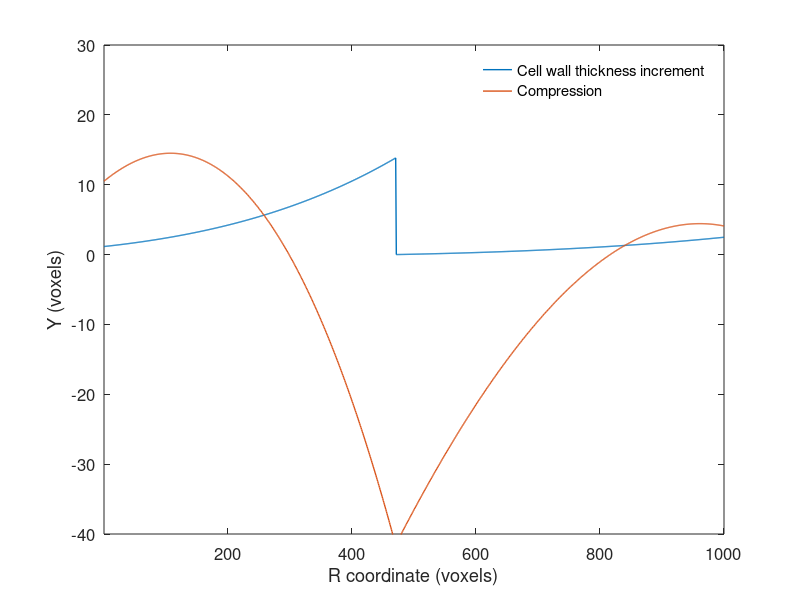

This chart was generated by the following MATLAB code: (Note: this script raises an error after producing the figure.)
clear, close all, clc,warning('off','all');
%% set parameters
% Volume structure size;
sizeIm    = [1000,1000,750];

% The volume structrue is slightly enlarged for image interpolation
extraSZ   = [200,400,150];
sizeImEnlarge = sizeIm+extraSZ; % The simulated structure is a bit larger than the expected one.
% The extra region will be removed afterwards.
SaveFolder = 'SaveSpruce/'; % Folder to save the data
mkdir(SaveFolder);


cellR              = 37.75; % The grid distance for the nodes we generated. In Unit of voxels.
% It is roughly the radius of the fibers.
xVector            = 5:cellR:sizeImEnlarge(1)-5; % the grid node points
yVector            = 5:cellR:sizeImEnlarge(2)-5; % the grid node points
[xGrid, yGrid]     = ndgrid(xVector,yVector);
cellLength         = 4877; % Average fiber length
cellLengthVariance = 1219; % Standard deviation of fiber length
vesselLength         = 4877; % Standard deviation of vessel length
vesselLengthVariance = 1219; % Standard deviation of vessel length
sliceInterestSpace   = 100; % We generate one slice every 100 slice.
% Along L direction, the intensity is interpolated from these slices
PeriodParameter      = 1000; % This parameter is related to the period of the year ring size
% ray cell basic length
rayCellLength      = 149.4; % ray cell length along radial direction
% ray cell disturbance
rayCell_variance   = 38.5; % ray cell length deviation along radial direction
% cell end thickness;
cellEndThick       = 4; % End of cell wall thickness along L direction
cellThick          = 4; % Cell wall thickness
% vessel wall thickness is thicker than general cell wall
vesselThicker      = 0; % Assume vessel is thicker than ray cells. It could be any value
rayHeight          = 50.2; % the width of the ray cell
% four neighbor grids. Do not change here
neighborLocal      = [-1, 0, 1, 0;
    0, -1, 0, 1];
% the grid node number
rayCellNum         = 8.44; % ray cell count in a group
rayCellNumStd      = 4.39; % ray cell count in a group
saveVolumeAs3D        = 1; % 1 or 0. If the volume size is too large. This operation may out of memory.
numGridNodes       = length(xGrid(:));

% For data transfer
Params.sizeIm         = sizeIm;
Params.cellR          = cellR;
Params.xGrid          = xGrid;
Params.yGrid          = yGrid;
% Params.cellLengthDist = cellLengthDist;
Params.cellLength     = cellLength;
Params.rayCellLength  = rayCellLength;
Params.rayCell_variance  = rayCell_variance;
Params.cellEndThick   = cellEndThick;
Params.neighborLocal  = neighborLocal;
Params.rayHeight       = rayHeight;
Params.sizeImEnlarge  = sizeImEnlarge;
Params.cellThick      = cellThick;
Params.gridSize       = [length(xVector),length(yVector)];



%% Generate the distortion map for early wood and late wood
thickerAll    = [];
compress_all  = [];
Temp = 0;
for i = 1:20
    % Cell wall thickness distribution is different in early wood and late
    % wood
    featureSize1 = round(PeriodParameter+PeriodParameter*rand(1)); % The size of a year ring is roughly controled by this
    thickAmptitude = (12+6*rand(1)); % Control the amptitude of the cell wall thickness.
    thicker1 = thickAmptitude/featureSize1^4*(round(0.4*featureSize1):featureSize1)'.^4; % They are added to the original one
    thicker1 = thicker1-thicker1(1);
    thickerAll = [thickerAll;thicker1];
    
    % The fiber size is different in early wood and late wood. Their size
    % can be controled by applying a compression to the whole field. The
    % compression is designed
    k         = 0.6/3*featureSize1; % Change this value to control the extent of compression
    compress  = -k/featureSize1^3*(round(0.4*featureSize1):featureSize1)'.^3; % Control the extent of fiber compression in different regions
    compress  = compress + Temp - compress(1);
    compress_all = [compress_all;compress];
    Temp      = compress_all(end);
end

indStart = 2*PeriodParameter; % This value is not important. It should be roungly this value
thickerAll_validSub   = thickerAll(indStart+1:indStart+sizeImEnlarge(1));
compress_all_validSub = compress_all(indStart+1:indStart+sizeImEnlarge(1));
compress_all_validSub = compress_all_validSub - compress_all_validSub(1)...
    -(compress_all_validSub(end) - compress_all_validSub(1))*(1:sizeImEnlarge(1))'/sizeImEnlarge(1);

figure(1),
plot(thickerAll_validSub(extraSZ(1)/2+1:sizeIm(1)+extraSZ(1)/2),'linewidth',1);
hold on,
plot(compress_all_validSub(extraSZ(1)/2+1:sizeIm(1)+extraSZ(1)/2),'linewidth',1);
axis tight,
set(gcf,'color','w');
legend('Cell wall thickness increment','Compression','location','northeast');
legend('boxoff');
xlabel('R coordinate (voxels)');
ylabel('Y (voxels)');
ylim([-40,30])
set(gca,'fontsize',12),
saveas(gcf,[SaveFolder,'ThickDistribution'],'epsc');




% Specify the location of grid nodes and the thickness (with disturbance)
% for some typical slice
t  = 0;
sliceInterest = [1:sliceInterestSpace:sizeImEnlarge(3),sizeImEnlarge(3)];
for iSlice = sliceInterest
    t         = t+1;
    % Random location for the nodes. 3 and 1.5 are used to control the randomness of the nodes
    xGrid_interp(:,t)     = xGrid(:)+rand(numGridNodes,1)*3-1.5;
    yGrid_interp(:,t)     = yGrid(:)+rand(numGridNodes,1)*3-1.5;
    
    thicker_inerp           = thickerAll_validSub(round(xGrid_interp(:,t)));
    Thickness_interp_ray(:,t) = (cellThick-0.5)*ones(numGridNodes,1)+rand(numGridNodes,1)*1;
    
    Thickness_interp_fiber(:,t) = Thickness_interp_ray(:,t)+thicker_inerp;
end

% Interp the grid nodes location and thickness for all slices
parfor i = 1:length(xGrid(:))
    xGrid_all(i,:)     = spline(sliceInterest,xGrid_interp(i,:),1:sizeImEnlarge(3));
    yGrid_all(i,:)     = spline(sliceInterest,yGrid_interp(i,:),1:sizeImEnlarge(3));
    Thickness_all_fiber(i,:) = spline(sliceInterest,Thickness_interp_fiber(i,:),1:sizeImEnlarge(3));
    Thickness_all_ray(i,:) = spline(sliceInterest,Thickness_interp_ray(i,:),1:sizeImEnlarge(3));
end
Params.xGrid_all     = xGrid_all;
Params.yGrid_all     = yGrid_all;
Params.Thickness_all = Thickness_all_fiber;
Params.Thickness_all_ray = Thickness_all_ray;

if 0
    h0 = figure;
    plot(xGrid_all(1,:),1:length(xGrid_all(1,:)),'k.');
    hold on,
    plot(xGrid_all(2,:),1:length(xGrid_all(2,:)),'k.');
    set(gcf,'color','w'),axis tight,xlabel('X (voxel)'),ylabel('Z (voxel)')
    saveas(gcf,[SaveFolder,'grid_distri_Z'],'epsc');
end

if 0
    h = figure;
    plot(xGrid_all(1,:),1:length(Thickness_all_fiber(1,:)),'k-');
    set(gcf,'color','w'),axis tight,xlabel('X (voxel)'),ylabel('Z (voxel)')
    saveas(gcf,[SaveFolder,'thick_distri_Z'],'epsc');
end

if 0
    h1 = figure;
    plot(xGrid_interp(:,[1]),yGrid_interp(:,[1]),'r.');
    set(gcf,'color','w'),axis equal,axis tight,xlabel('X (voxel)'),ylabel('Y (voxel)')
    saveas(gcf,[SaveFolder,'grid'],'epsc');
end

% location of ray cells along T direction.
raycell_linspace = 9:10:length(xVector)-8;
raycellXindAll = raycell_linspace+rand(1,length(raycell_linspace))*10-5;
raycellXindAll = floor(raycellXindAll./2)*2+1;

% Specify the location of the vessels. The vessels should only be given at
% some positions. Addtionally, it shouold be within the grid.
x_rand_1 = round(((rand(60,1)*(length(xVector)-16))+8)/2)*2-1;
y_rand_1 = round(((rand(60,1)*(length(yVector)-14))+7)/4)*4;
y_rand_2 = round(((rand(50,1)*(length(yVector)-14))+7)/2)*2;
x_rand_2 = round(((rand(50,1)*(length(xVector)-16))+8)/2)*2;

x_rand_all = [x_rand_1;x_rand_2];
y_rand_all = [y_rand_1;y_rand_2];
Vessel_all = [x_rand_all,y_rand_all];

% Create a large volume image with all voxels being 0 (black)
volImgRef = 255*ones(sizeImEnlarge,'uint8');



t = 0;
s = 0;
raycellWidth = [];
% raycellXindAll means the ray cell group index along y dirction
for i = 1:length(raycellXindAll)
    
    % generate the raycell groups along z direciton
    m = sizeImEnlarge(3)/rayCellNum/rayHeight+5;
    raycellWidth_temple{i} = 0;
    
    % the space from the first stack of the rays to the top slice
    %% change made here
    rayCellSpace   = round(16*rand(ceil(m),1)+6);
    for j = 1 : m
        s = s+1;
        % have two column of ray cells
        raycellXind     = [raycellXindAll(i),raycellXindAll(i)+1];
        
        % for each column, it should have some ray cell stacks
        rayCellNumGroup      = round(rayCellNum+randn(1)*rayCellNumStd);
        if rayCellNumGroup <5
            rayCellNumGroup = 5;
        end
        if rayCellNumGroup >25
            rayCellNumGroup = 25;
        end
        
        %% for every positon along x direction, it may have several groups
        
        if j == 1
            raycellWidth_temple{i}  = raycellWidth_temple{i}(end)+...
                ([0:rayCellNumGroup]+rayCellSpace(j)+round(-30*rand(1)))*rayHeight;
        else
            raycellWidth_temple{i}  = raycellWidth_temple{i}(end)+...
                ([0:rayCellNumGroup]+rayCellSpace(j))*rayHeight;
        end
        
        %% Generate the ray cells in this group
        %% change made here
        if raycellWidth_temple{i}(1)<=sizeImEnlarge(3)-150 && raycellWidth_temple{i}(end)>=150
            t = t+1;
            raycellXindAll_update(t) = raycellXindAll(i);
            raycellWidth{t}  = round(raycellWidth_temple{i});
            keepRayCell(t) = i;
            raycellXind_all{t} = raycellXind;
        end
    end
end
% Generate small cells.
t = 0;
skipFiberColumn = [raycellXindAll,raycellXindAll+1];

for i = 2:2:length(xVector)-2
    for j = 2:2:length(yVector)-2
        if isempty(find(skipFiberColumn == j))
            t = t+1;
            
            % To control the length of the fibers
            fiberEndLocAll    = [];
            Initial = round(rand(1)*cellLength);
            fiberEndLocAll(1) = Initial;
            for s = 1:ceil(max((sizeImEnlarge(3)+4*cellLength)/cellLength+3))
                temp = min(3*cellLength,max(100,cellLength+randn(1)*cellLengthVariance));
                fiberEndLocAll(s+1) = round(fiberEndLocAll(s)+temp);
            end
            % This is a manully given value. To increase the randomness
            fiberEndLoc = fiberEndLocAll-4*cellLength+1;
            % The end of the vessel should be inside the volume.
            fiberEndLoc = fiberEndLoc(fiberEndLoc>=4 & fiberEndLoc<=sizeImEnlarge(3)-4);
            
            
            
            fiberEnd  = [];
            if ~isempty(fiberEndLoc)
                for iThick = 0:cellEndThick-1
                    fiberEnd = [fiberEnd;fiberEndLoc+iThick];
                end
            end
            
            i1 = i;
            % The arrangement of the cells should be stager. So every four
            % nodes, they should deviate along x direction.
            if mod(j,4) == 0
                i1 = i+1;
            end
            % Convert subscript to index of this cell
            ind  = length(xVector)*(j-1)+i1;
            % Skip some fibres
            skipCellThick = 0;
            for iSlice = 1:sizeImEnlarge(3)
                % used to store the four neighbored points for elipse fitting
                pointCoord = [];
                % small fibers
                % find the four neighbored nodes for elipse fitting
                for k = 1:4
                    indxNeighbor    = length(xVector)*(j-1+neighborLocal(2,k))+i1+neighborLocal(1,k);
                    pointCoord(k,:) = [xGrid_all(indxNeighbor,iSlice),yGrid_all(indxNeighbor,iSlice)];
                end
                % make the elipse more elipse
                if skipCellThick == 0
                    pointCoord(2,2)     = pointCoord(2,2)-1.5;
                    pointCoord(4,2)     = pointCoord(4,2)+1.5;
                end
                
                C_elipse                = fitElipse(pointCoord); % Estimate the coeffecients of the elipse
                % Then we can estimate the diameter along two direction for the fiber
                % The rectangle region covering the elipse.
                regionCellindx = ceil(ceil(C_elipse(3))+[-max(floor(C_elipse(1:2))):max(floor(C_elipse(1:2)))]);
                regionCellindy = ceil(ceil(C_elipse(4))+[-max(floor(C_elipse(1:2))):max(floor(C_elipse(1:2)))]);
                regionCellindx = max(1,min(regionCellindx)):min(max(regionCellindx),sizeImEnlarge(1));
                regionCellindy = max(1,min(regionCellindy)):min(max(regionCellindy),sizeImEnlarge(2));
                [regionCellx,regionCelly] = ndgrid(regionCellindx,regionCellindy);
                
                % External contour
                inElipse1      = (regionCellx-C_elipse(3)).^4./C_elipse(1)^4 + (regionCelly-C_elipse(4)).^4./C_elipse(2)^4;
                % Internal contour
                inElipse2      = (regionCellx-C_elipse(3)).^4./(C_elipse(1)-Thickness_all_fiber(ind,iSlice)-skipCellThick).^4 + ...
                    (regionCelly-C_elipse(4)).^4./(C_elipse(2)-Thickness_all_fiber(ind,iSlice)-skipCellThick).^4;
                %                 regionCell     = zeros(length(regionCellindx),length(regionCellindy));
                regionCell     = ones(length(regionCellindx),length(regionCellindy),'uint8');
                if isempty(find(iSlice==fiberEnd))
                    % if this slice is not the end of this cell
                    % inside the lumen, it should be black
                    regionCell(find((inElipse2<=1))) = 0;
                else
                    % if this slice is the end of this cell,
                    % all points should be white
                end
                volImgRef(regionCellindx,regionCellindy,iSlice) = volImgRef(regionCellindx,regionCellindy,iSlice).*regionCell;
            end
            
        end
    end
end
volImgRef(volImgRef>255) = 255;
if 0
    h2 = figure;
    imshow(volImgRef(:,:,1))
    set(gcf,'color','w'),axis equal,axis tight,xlabel('X (voxel)'),ylabel('Y (voxel)')
    saveas(h2,[SaveFolder,'surf1'],'epsc');
end


%% Generate ray cells
Folder_Init = [SaveFolder,'/volImgInit/'];
mkdir(Folder_Init);
parfor z = 1:size(volImgRef,3)
    imgZ = volImgRef(:,:,z);
    zStr = num2str(z);
    numStr = '00000';
    numStr(end-length(zStr)+1:end) = zStr;
    FileNameAll{z} = ['volImgRef_',numStr,'.bmp'];
    imgName = fullfile(Folder_Init,FileNameAll{z});
    imwrite(imgZ,imgName);
end
volImgRef_final = volImgRef;
clear volImgRef;

for t = 1:length(raycellWidth)
    volImgRef_final  = rayCellGenerateSpruce(volImgRef_final,raycellXind_all{t},raycellWidth{t},Params);
end

if 0
    h4 = figure;
    imshow(squeeze(volImgRef_final(240,:,:)))
    set(gcf,'color','w'),axis equal,axis tight,
    saveas(h4,[SaveFolder,'slice1_raycell'],'epsc');
end


%% Add complicated deformation to the volume image
[x,y]  = ndgrid(1:sizeImEnlarge(1),1:sizeImEnlarge(2));
u      = zeros(sizeImEnlarge(1:2));
v      = zeros(sizeImEnlarge(1:2));
u1     = zeros(sizeImEnlarge(1:2));
v1     = zeros(sizeImEnlarge(1:2));
t      = 0;
for i = 2:2:length(xVector)-1
    for j = 2:2:length(yVector)-1
        t = t+1;
        i1 = i;
        pointCoord = [];
        
        if mod(j,4) == 0
            i1 = i+1;
        end
        ind  = length(xVector)*(j-1)+i1;
        
        % Small cells
        islarge    = 0;
        indxPt     = length(xVector)*(j-1)+i1;
        pointCoord = [xGrid_all(indxPt,1),yGrid_all(indxPt,1)];
        
        %----------the value here are super important-------------%
        k          = [0.1,0.08,1.5+rand(1),3+3*rand(1)];
        
        u_temp     = localDistort(x,y,pointCoord(1),pointCoord(2),k);
        
        %----------the value here are super important-------------%
        k          = [0.1,0.08,1.5+rand(1),2*(1+rand(1))];
        
        v_temp     = localDistort(y,x,pointCoord(1),pointCoord(2),k);
        
        u          = u + sign(randn(1))*u_temp;
        v          = v + v_temp;
        
        if rand(1)<1/100
            % Deform for a large regions
            islarge    = 1;
            indxPt     = length(xVector)*(j-1)+i1;
            pointCoord = [xGrid_all(indxPt,1),yGrid_all(indxPt,1)];
            
            %----------the value here are super important-------------%
            k          = [0.015,0.01,3*(1+0.5*rand(1)),1.5*(1+1*rand(1))];
            u_temp     = localDistort(x,y,pointCoord(1),pointCoord(2),k);
            u1          = u1 + sign(randn(1))*u_temp;
            
            %----------the value here are super important-------------%
            k          = [0.02,0.015,4+2*rand(1),2*(1+1*rand(1))];
            v_temp     = localDistort(y,x,pointCoord(1),pointCoord(2),k);
            v1          = v1 + sign(randn(1))*v_temp;
        end
    end
end


if 1
    h5 = figure;
    surf(u(end:-1:1,:)),colorbar,view([0,90])
    set(gcf,'color','w'),shading interp, axis equal,axis tight,xlabel('Y (voxel)'),ylabel('X (voxel)')
    saveas(h5,[SaveFolder,'def_local'],'epsc');
end
% image interpolation

Folder_ImgSeries = [SaveFolder,'/volImgBackBone/'];
mkdir(Folder_ImgSeries);
parfor z = 1:size(volImgRef_final,3)
    imgZ = volImgRef_final(:,:,z);
    imgName = fullfile(Folder_ImgSeries,FileNameAll{z});
    imwrite(imgZ,imgName);
end
clear volImgRef_final;
clear volImgRef_final;

Folder_ImgSeries_LocalDist = [SaveFolder,'/LocalDistVolume/'];
mkdir(Folder_ImgSeries_LocalDist)

%% Impose local distortion by image interpolation
parfor z = 1:sizeImEnlarge(3)
    
    imgName = fullfile(Folder_ImgSeries,FileNameAll{z});
    ImCover = double(imread(imgName));
    
    [x_grid,y_grid]      = ndgrid(1:sizeImEnlarge(1),1:sizeImEnlarge(2));
    v_all_raycell = rayCell_shrinking_spruce(...
        Params,yVector,sizeImEnlarge,raycellWidth,raycellXindAll,rayHeight,cellR-1,z);
    
    u_compress_Mat = repmat(compress_all_validSub,1,sizeImEnlarge(2));
    x_interp = x_grid+u+u_compress_Mat;
    y_interp = y_grid+v+v_all_raycell;
    
    Vq       = griddata(x_interp(:),y_interp(:),ImCover(:),x_grid(:),y_grid(:),'linear');
    imInterp = reshape(Vq,sizeImEnlarge(1:2));
    
    imInterp(isnan(imInterp)) = 0;
    imInterp(imInterp<0)      = 0;
    imInterp(imInterp>0)    = 255;
    ImgTemp           = uint8(imInterp);
    
    imgName = fullfile(Folder_ImgSeries_LocalDist,FileNameAll{z});
    imwrite(ImgTemp,imgName);
end
% toc

%% image interpolation
Folder_ImgSeries_GlobalDist = [SaveFolder,'/GlobalDistVolume/'];
mkdir(Folder_ImgSeries_GlobalDist)

for t = 1:length(sliceInterest)-1
    if t == length(sliceInterest)-1
        indxZ    = sliceInterest(t):sliceInterest(t+1);
    else
        indxZ    = sliceInterest(t):sliceInterest(t+1)-1;
    end
    volImgLocalDistSub = [];
    for z = indxZ
        imgName = fullfile(Folder_ImgSeries_LocalDist,FileNameAll{z});
        imgZ = single(imread(imgName));
        volImgLocalDistSub = cat(3,volImgLocalDistSub,imgZ);
    end
    
    [x_grid,y_grid,z_grid] = ndgrid(1:single(sizeImEnlarge(1)),1:single(sizeImEnlarge(2)),single(indxZ));
    v_allz   = (x_grid-sizeImEnlarge(1)*2/5).^3/1e7/2+(y_grid-sizeImEnlarge(2)/2).*(z_grid-sizeImEnlarge(3)/2)/(10^4)/5;
    u_allz   = (y_grid-sizeImEnlarge(1)/3).^2/1e4/3+(x_grid-sizeImEnlarge(2)/3).*(z_grid-sizeImEnlarge(3)/3)/(10^4)/4;
    % w_allz   = (z_grid-sizeImEnlarge(3)/2).*(x_grid-sizeImEnlarge(1)/2)/1e4+5*sin(pi*x_grid/(sizeImEnlarge(1)/2)+z_grid/(sizeImEnlarge(3)/2));
    
    x_interp = x_grid-u_allz-repmat(u1,1,1,size(u_allz,3));
    y_interp = y_grid-v_allz;
    z_interp = z_grid;
    
    if t == 1
        if 1
            h6 = figure;
            surf(v_allz(end:-1:1,:,1)),hc = colorbar; view([0,90]);
            set(gcf,'color','w'),shading interp, axis equal,axis tight,xlabel('Y (voxel)'),ylabel('X (voxel)')
            saveas(h6,[SaveFolder,'def_global'],'epsc');
        end
    end
    
    % interpolation
    Vq       = uint8(interpn(x_grid,y_grid,z_grid,volImgLocalDistSub,...
        x_interp(:),y_interp(:),z_interp(:),'linear'));
    VolImg_Temp   = reshape(Vq,[sizeImEnlarge(1),sizeImEnlarge(2),length(indxZ)]);
    k = 0;
    for z = indxZ
        k = k+1;
        imgZ = VolImg_Temp(:,:,k);
        imgName = fullfile(Folder_ImgSeries_GlobalDist,FileNameAll{z});
        imwrite(imgZ,imgName);
    end
end
figure,
imshow(VolImg_Temp(:,:,1))
set(gcf,'color','w');

%% Save the center part of the volume
Folder_FinalVolumeSlice = [SaveFolder,'/FinalVolumeSlice/'];
mkdir(Folder_FinalVolumeSlice)

for i = round(extraSZ(3)/2)+1:sizeIm(3)+round(extraSZ(3)/2)
    imgName = fullfile(Folder_ImgSeries_GlobalDist,FileNameAll{i});
    img = imread(imgName);
    imgName_save = fullfile(Folder_FinalVolumeSlice,FileNameAll{i-round(extraSZ(3)/2)});
    imwrite(img(round(extraSZ(1)/2)+1:sizeIm(1)+round(extraSZ(1)/2),...
        round(extraSZ(2)/2)+1:sizeIm(2)+round(extraSZ(2)/2)),imgName_save);
end

%% Save the center part of the volume
if saveVolumeAs3D
    Folder_FinalVolume = [SaveFolder,'/FinalVolume3D/'];
    mkdir(Folder_FinalVolume)
    for i = 1:sizeIm(3)
        imgName = fullfile(Folder_FinalVolumeSlice,FileNameAll{i});
        img = imread(imgName);
        volumeFinal(:,:,i) = img;
    end
    save(fullfile(Folder_FinalVolume,'FinalVolume.mat'),'volumeFinal');
end
%%
